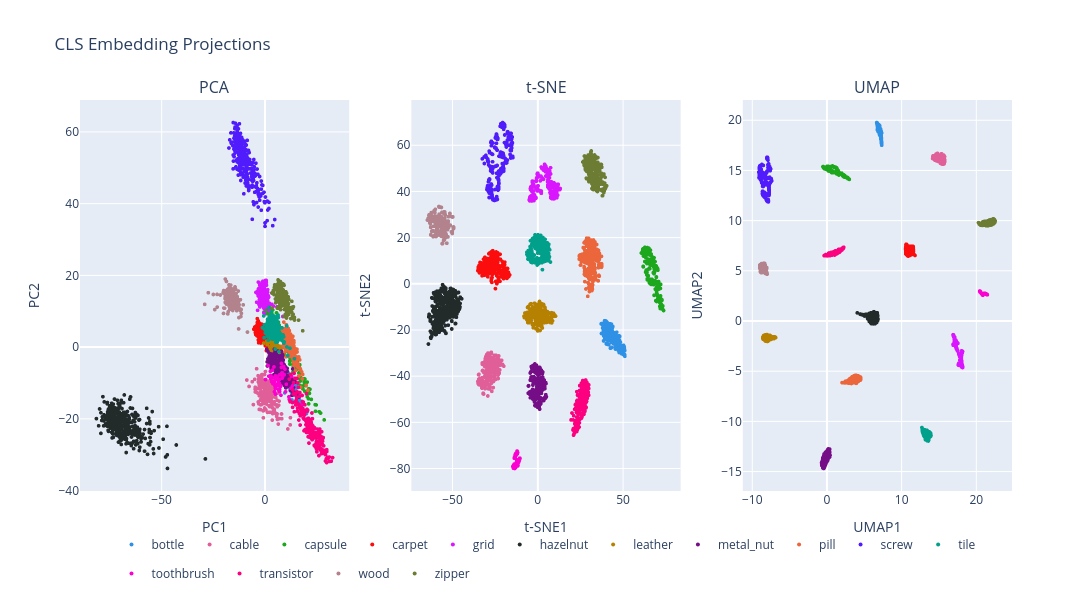

Write notebook code for a chart like this one.
### Code cell
pca_train = pca_2d[train_mask]
tsne_train = tsne_2d[train_mask]
umap_train = umap_2d[train_mask]

cls_fig = make_subplots(
    rows=1,
    cols=3,
    subplot_titles=("PCA", "t-SNE", "UMAP")
)

colors = px.colors.qualitative.Dark24

category_colors = {cat: colors[i % len(colors)] for i, cat in enumerate(categories)}
plot_meta = [("PCA", pca_train, 1), ("t-SNE", tsne_train, 2), ("UMAP", umap_train, 3)]

for idx, (method_name, coords, col) in enumerate(plot_meta):
    for category in categories:
        mask = train_meta["category"] == category

        cls_fig.add_trace(
            go.Scattergl(
                x=coords[mask, 0],
                y=coords[mask, 1],
                mode="markers",
                name=category,
                legendgroup=category,
                showlegend=(method_name == "PCA"),
                customdata=np.stack([
                    train_meta.loc[mask, "category"],
                    train_meta.loc[mask, "path"]
                ], axis=1),
                hovertemplate=(
                    "Category: %{customdata[0]}" +
                    "<br>Path: %{customdata[1]}" +
                    "<extra></extra>"
                ),
                marker=dict(
                    size=4,
                    color=category_colors[category]
                    )
            ),
            row=1,
            col=col
        )

cls_fig.update_xaxes(title_text="PC1", row=1, col=1)
cls_fig.update_yaxes(title_text="PC2", row=1, col=1)

cls_fig.update_xaxes(title_text="t-SNE1", row=1, col=2)
cls_fig.update_yaxes(title_text="t-SNE2", row=1, col=2)

cls_fig.update_xaxes(title_text="UMAP1", row=1, col=3)
cls_fig.update_yaxes(title_text="UMAP2", row=1, col=3)

cls_fig.update_layout(
    title="CLS Embedding Projections",
    width=1600, height=600,
    legend=dict(
        orientation="h",
        yanchor="top",
        y=-0.1,
        xanchor="center",
        x=0.5
    )
)

cls_fig.show()
cls_fig.write_image(IMAGE_DIR / "cls_embedding_comparison.svg")

### Figure 1 — Plotly figure (JSON) as saved in the notebook; plotly's stock layout.template omitted (floating-point values rounded to 4 significant figures; data arrays with more than 128 entries replaced by an {"elided": "..."} marker saying what was removed)
{"data": [{"customdata": {"elided": "209x2 str values"}, "hovertemplate": "Category: %{customdata[0]}<br>Path: %{customdata[1]}<extra></extra>", "legendgroup": "bottle", "marker": {"color": "#2E91E5", "size": 4}, "mode": "markers", "name": "bottle", "showlegend": true, "type": "scattergl", "x": {"elided": "209 float values"}, "xaxis": "x", "y": {"elided": "209 float values"}, "yaxis": "y"}, {"customdata": {"elided": "224x2 str values"}, "hovertemplate": "Category: %{customdata[0]}<br>Path: %{customdata[1]}<extra></extra>", "legendgroup": "cable", "marker": {"color": "#E15F99", "size": 4}, "mode": "markers", "name": "cable", "showlegend": true, "type": "scattergl", "x": {"elided": "224 float values"}, "xaxis": "x", "y": {"elided": "224 float values"}, "yaxis": "y"}, {"customdata": {"elided": "219x2 str values"}, "hovertemplate": "Category: %{customdata[0]}<br>Path: %{customdata[1]}<extra></extra>", "legendgroup": "capsule", "marker": {"color": "#1CA71C", "size": 4}, "mode": "markers", "name": "capsule", "showlegend": true, "type": "scattergl", "x": {"elided": "219 float values"}, "xaxis": "x", "y": {"elided": "219 float values"}, "yaxis": "y"}, {"customdata": {"elided": "280x2 str values"}, "hovertemplate": "Category: %{customdata[0]}<br>Path: %{customdata[1]}<extra></extra>", "legendgroup": "carpet", "marker": {"color": "#FB0D0D", "size": 4}, "mode": "markers", "name": "carpet", "showlegend": true, "type": "scattergl", "x": {"elided": "280 float values"}, "xaxis": "x", "y": {"elided": "280 float values"}, "yaxis": "y"}, {"customdata": {"elided": "264x2 str values"}, "hovertemplate": "Category: %{customdata[0]}<br>Path: %{customdata[1]}<extra></extra>", "legendgroup": "grid", "marker": {"color": "#DA16FF", "size": 4}, "mode": "markers", "name": "grid", "showlegend": true, "type": "scattergl", "x": {"elided": "264 float values"}, "xaxis": "x", "y": {"elided": "264 float values"}, "yaxis": "y"}, {"customdata": {"elided": "391x2 str values"}, "hovertemplate": "Category: %{customdata[0]}<br>Path: %{customdata[1]}<extra></extra>", "legendgroup": "hazelnut", "marker": {"color": "#222A2A", "size": 4}, "mode": "markers", "name": "hazelnut", "showlegend": true, "type": "scattergl", "x": {"elided": "391 float values"}, "xaxis": "x", "y": {"elided": "391 float values"}, "yaxis": "y"}, {"customdata": {"elided": "245x2 str values"}, "hovertemplate": "Category: %{customdata[0]}<br>Path: %{customdata[1]}<extra></extra>", "legendgroup": "leather", "marker": {"color": "#B68100", "size": 4}, "mode": "markers", "name": "leather", "showlegend": true, "type": "scattergl", "x": {"elided": "245 float values"}, "xaxis": "x", "y": {"elided": "245 float values"}, "yaxis": "y"}, {"customdata": {"elided": "220x2 str values"}, "hovertemplate": "Category: %{customdata[0]}<br>Path: %{customdata[1]}<extra></extra>", "legendgroup": "metal_nut", "marker": {"color": "#750D86", "size": 4}, "mode": "markers", "name": "metal_nut", "showlegend": true, "type": "scattergl", "x": {"elided": "220 float values"}, "xaxis": "x", "y": {"elided": "220 float values"}, "yaxis": "y"}, {"customdata": {"elided": "267x2 str values"}, "hovertemplate": "Category: %{customdata[0]}<br>Path: %{customdata[1]}<extra></extra>", "legendgroup": "pill", "marker": {"color": "#EB663B", "size": 4}, "mode": "markers", "name": "pill", "showlegend": true, "type": "scattergl", "x": {"elided": "267 float values"}, "xaxis": "x", "y": {"elided": "267 float values"}, "yaxis": "y"}, {"customdata": {"elided": "320x2 str values"}, "hovertemplate": "Category: %{customdata[0]}<br>Path: %{customdata[1]}<extra></extra>", "legendgroup": "screw", "marker": {"color": "#511CFB", "size": 4}, "mode": "markers", "name": "screw", "showlegend": true, "type": "scattergl", "x": {"elided": "320 float values"}, "xaxis": "x", "y": {"elided": "320 float values"}, "yaxis": "y"}, {"customdata": {"elided": "230x2 str values"}, "hovertemplate": "Category: %{customdata[0]}<br>Path: %{customdata[1]}<extra></extra>", "legendgroup": "tile", "marker": {"color": "#00A08B", "size": 4}, "mode": "markers", "name": "tile", "showlegend": true, "type": "scattergl", "x": {"elided": "230 float values"}, "xaxis": "x", "y": {"elided": "230 float values"}, "yaxis": "y"}, {"customdata": [["toothbrush", "data/mvtec_ad/toothbrush/train/good/008.png"], ["toothbrush", "data/mvtec_ad/toothbrush/train/good/045.png"], ["toothbrush", "data/mvtec_ad/toothbrush/train/good/040.png"], ["toothbrush", "data/mvtec_ad/toothbrush/train/good/005.png"], ["toothbrush", "data/mvtec_ad/toothbrush/train/good/059.png"], ["toothbrush", "data/mvtec_ad/toothbrush/train/good/019.png"], ["toothbrush", "data/mvtec_ad/toothbrush/train/good/006.png"], ["toothbrush", "data/mvtec_ad/toothbrush/train/good/031.png"], ["toothbrush", "data/mvtec_ad/toothbrush/train/good/051.png"], ["toothbrush", "data/mvtec_ad/toothbrush/train/good/033.png"], ["toothbrush", "data/mvtec_ad/toothbrush/train/good/013.png"], ["toothbrush", "data/mvtec_ad/toothbrush/train/good/036.png"], ["toothbrush", "data/mvtec_ad/toothbrush/train/good/038.png"], ["toothbrush", "data/mvtec_ad/toothbrush/train/good/002.png"], ["toothbrush", "data/mvtec_ad/toothbrush/train/good/028.png"], ["toothbrush", "data/mvtec_ad/toothbrush/train/good/046.png"], ["toothbrush", "data/mvtec_ad/toothbrush/train/good/049.png"], ["toothbrush", "data/mvtec_ad/toothbrush/train/good/001.png"], ["toothbrush", "data/mvtec_ad/toothbrush/train/good/017.png"], ["toothbrush", "data/mvtec_ad/toothbrush/train/good/056.png"], ["toothbrush", "data/mvtec_ad/toothbrush/train/good/037.png"], ["toothbrush", "data/mvtec_ad/toothbrush/train/good/035.png"], ["toothbrush", "data/mvtec_ad/toothbrush/train/good/016.png"], ["toothbrush", "data/mvtec_ad/toothbrush/train/good/020.png"], ["toothbrush", "data/mvtec_ad/toothbrush/train/good/052.png"], ["toothbrush", "data/mvtec_ad/toothbrush/train/good/003.png"], ["toothbrush", "data/mvtec_ad/toothbrush/train/good/018.png"], ["toothbrush", "data/mvtec_ad/toothbrush/train/good/043.png"], ["toothbrush", "data/mvtec_ad/toothbrush/train/good/034.png"], ["toothbrush", "data/mvtec_ad/toothbrush/train/good/057.png"], ["toothbrush", "data/mvtec_ad/toothbrush/train/good/007.png"], ["toothbrush", "data/mvtec_ad/toothbrush/train/good/044.png"], ["toothbrush", "data/mvtec_ad/toothbrush/train/good/025.png"], ["toothbrush", "data/mvtec_ad/toothbrush/train/good/030.png"], ["toothbrush", "data/mvtec_ad/toothbrush/train/good/053.png"], ["toothbrush", "data/mvtec_ad/toothbrush/train/good/058.png"], ["toothbrush", "data/mvtec_ad/toothbrush/train/good/032.png"], ["toothbrush", "data/mvtec_ad/toothbrush/train/good/055.png"], ["toothbrush", "data/mvtec_ad/toothbrush/train/good/027.png"], ["toothbrush", "data/mvtec_ad/toothbrush/train/good/012.png"], ["toothbrush", "data/mvtec_ad/toothbrush/train/good/022.png"], ["toothbrush", "data/mvtec_ad/toothbrush/train/good/000.png"], ["toothbrush", "data/mvtec_ad/toothbrush/train/good/050.png"], ["toothbrush", "data/mvtec_ad/toothbrush/train/good/048.png"], ["toothbrush", "data/mvtec_ad/toothbrush/train/good/023.png"], ["toothbrush", "data/mvtec_ad/toothbrush/train/good/014.png"], ["toothbrush", "data/mvtec_ad/toothbrush/train/good/026.png"], ["toothbrush", "data/mvtec_ad/toothbrush/train/good/029.png"], ["toothbrush", "data/mvtec_ad/toothbrush/train/good/054.png"], ["toothbrush", "data/mvtec_ad/toothbrush/train/good/024.png"], ["toothbrush", "data/mvtec_ad/toothbrush/train/good/010.png"], ["toothbrush", "data/mvtec_ad/toothbrush/train/good/042.png"], ["toothbrush", "data/mvtec_ad/toothbrush/train/good/009.png"], ["toothbrush", "data/mvtec_ad/toothbrush/train/good/039.png"], ["toothbrush", "data/mvtec_ad/toothbrush/train/good/041.png"], ["toothbrush", "data/mvtec_ad/toothbrush/train/good/047.png"], ["toothbrush", "data/mvtec_ad/toothbrush/train/good/011.png"], ["toothbrush", "data/mvtec_ad/toothbrush/train/good/015.png"], ["toothbrush", "data/mvtec_ad/toothbrush/train/good/021.png"], ["toothbrush", "data/mvtec_ad/toothbrush/train/good/004.png"]], "hovertemplate": "Category: %{customdata[0]}<br>Path: %{customdata[1]}<extra></extra>", "legendgroup": "toothbrush", "marker": {"color": "#FB00D1", "size": 4}, "mode": "markers", "name": "toothbrush", "showlegend": true, "type": "scattergl", "x": [7.563, 7.825, 3.301, 8.457, 6.445, 10.42, 7.082, 6.805, 6.582, 5.13, 9.42, 4.951, 4.608, 11.7, 6.208, 7.155, 8.774, 9.097, 11.83, 4.924, 5.171, 5.443, 17.73, 5.956, 6.621, 13.42, 7.182, 4.434, 4.423, 7.136, 9.773, 2.795, 7.276, 0.3443, 5.244, 3.957, 1.595, 8.588, 3.69, 12.57, 2.711, 8.05, 6.462, 8.063, 5.886, 10.05, 1.936, 2.937, 4.678, 3.006, 7.789, 6.161, 8.048, 5.186, 7.538, 5.129, 8.326, 7.768, 6.012, 12.95], "xaxis": "x", "y": [-10.85, -13.41, -9.64, -8.639, -9.251, -10.36, -10.1, -12.02, -9.373, -11.53, -7.691, -10.84, -9.635, -13.85, -10.53, -11.82, -7.492, -5.395, -14.55, -8.616, -11.4, -10.54, -16.08, -8.813, -9.961, -10.83, -8.945, -5.523, -8.577, -12.43, -6.152, -7.915, -7.679, -9.039, -9.083, -10.2, -5.155, -8.284, -6.421, -11.49, -6.743, -5.667, -11.7, -7.767, -10.32, -12.46, -8.113, -8.827, -12.44, -8.076, -7.65, -8.17, -4.533, -13.12, -11.0, -7.988, -7.135, -10.77, -10.67, -8.166], "yaxis": "y"}, {"customdata": {"elided": "213x2 str values"}, "hovertemplate": "Category: %{customdata[0]}<br>Path: %{customdata[1]}<extra></extra>", "legendgroup": "transistor", "marker": {"color": "#FC0080", "size": 4}, "mode": "markers", "name": "transistor", "showlegend": true, "type": "scattergl", "x": {"elided": "213 float values"}, "xaxis": "x", "y": {"elided": "213 float values"}, "yaxis": "y"}, {"customdata": {"elided": "247x2 str values"}, "hovertemplate": "Category: %{customdata[0]}<br>Path: %{customdata[1]}<extra></extra>", "legendgroup": "wood", "marker": {"color": "#B2828D", "size": 4}, "mode": "markers", "name": "wood", "showlegend": true, "type": "scattergl", "x": {"elided": "247 float values"}, "xaxis": "x", "y": {"elided": "247 float values"}, "yaxis": "y"}, {"customdata": {"elided": "240x2 str values"}, "hovertemplate": "Category: %{customdata[0]}<br>Path: %{customdata[1]}<extra></extra>", "legendgroup": "zipper", "marker": {"color": "#6C7C32", "size": 4}, "mode": "markers", "name": "zipper", "showlegend": true, "type": "scattergl", "x": {"elided": "240 float values"}, "xaxis": "x", "y": {"elided": "240 float values"}, "yaxis": "y"}, {"customdata": {"elided": "209x2 str values"}, "hovertemplate": "Category: %{customdata[0]}<br>Path: %{customdata[1]}<extra></extra>", "legendgroup": "bottle", "marker": {"color": "#2E91E5", "size": 4}, "mode": "markers", "name": "bottle", "showlegend": false, "type": "scattergl", "x": {"elided": "209 float values"}, "xaxis": "x2", "y": {"elided": "209 float values"}, "yaxis": "y2"}, {"customdata": {"elided": "224x2 str values"}, "hovertemplate": "Category: %{customdata[0]}<br>Path: %{customdata[1]}<extra></extra>", "legendgroup": "cable", "marker": {"color": "#E15F99", "size": 4}, "mode": "markers", "name": "cable", "showlegend": false, "type": "scattergl", "x": {"elided": "224 float values"}, "xaxis": "x2", "y": {"elided": "224 float values"}, "yaxis": "y2"}, {"customdata": {"elided": "219x2 str values"}, "hovertemplate": "Category: %{customdata[0]}<br>Path: %{customdata[1]}<extra></extra>", "legendgroup": "capsule", "marker": {"color": "#1CA71C", "size": 4}, "mode": "markers", "name": "capsule", "showlegend": false, "type": "scattergl", "x": {"elided": "219 float values"}, "xaxis": "x2", "y": {"elided": "219 float values"}, "yaxis": "y2"}, {"customdata": {"elided": "280x2 str values"}, "hovertemplate": "Category: %{customdata[0]}<br>Path: %{customdata[1]}<extra></extra>", "legendgroup": "carpet", "marker": {"color": "#FB0D0D", "size": 4}, "mode": "markers", "name": "carpet", "showlegend": false, "type": "scattergl", "x": {"elided": "280 float values"}, "xaxis": "x2", "y": {"elided": "280 float values"}, "yaxis": "y2"}, {"customdata": {"elided": "264x2 str values"}, "hovertemplate": "Category: %{customdata[0]}<br>Path: %{customdata[1]}<extra></extra>", "legendgroup": "grid", "marker": {"color": "#DA16FF", "size": 4}, "mode": "markers", "name": "grid", "showlegend": false, "type": "scattergl", "x": {"elided": "264 float values"}, "xaxis": "x2", "y": {"elided": "264 float values"}, "yaxis": "y2"}, {"customdata": {"elided": "391x2 str values"}, "hovertemplate": "Category: %{customdata[0]}<br>Path: %{customdata[1]}<extra></extra>", "legendgroup": "hazelnut", "marker": {"color": "#222A2A", "size": 4}, "mode": "markers", "name": "hazelnut", "showlegend": false, "type": "scattergl", "x": {"elided": "391 float values"}, "xaxis": "x2", "y": {"elided": "391 float values"}, "yaxis": "y2"}, {"customdata": {"elided": "245x2 str values"}, "hovertemplate": "Category: %{customdata[0]}<br>Path: %{customdata[1]}<extra></extra>", "legendgroup": "leather", "marker": {"color": "#B68100", "size": 4}, "mode": "markers", "name": "leather", "showlegend": false, "type": "scattergl", "x": {"elided": "245 float values"}, "xaxis": "x2", "y": {"elided": "245 float values"}, "yaxis": "y2"}, {"customdata": {"elided": "220x2 str values"}, "hovertemplate": "Category: %{customdata[0]}<br>Path: %{customdata[1]}<extra></extra>", "legendgroup": "metal_nut", "marker": {"color": "#750D86", "size": 4}, "mode": "markers", "name": "metal_nut", "showlegend": false, "type": "scattergl", "x": {"elided": "220 float values"}, "xaxis": "x2", "y": {"elided": "220 float values"}, "yaxis": "y2"}, {"customdata": {"elided": "267x2 str values"}, "hovertemplate": "Category: %{customdata[0]}<br>Path: %{customdata[1]}<extra></extra>", "legendgroup": "pill", "marker": {"color": "#EB663B", "size": 4}, "mode": "markers", "name": "pill", "showlegend": false, "type": "scattergl", "x": {"elided": "267 float values"}, "xaxis": "x2", "y": {"elided": "267 float values"}, "yaxis": "y2"}, {"customdata": {"elided": "320x2 str values"}, "hovertemplate": "Category: %{customdata[0]}<br>Path: %{customdata[1]}<extra></extra>", "legendgroup": "screw", "marker": {"color": "#511CFB", "size": 4}, "mode": "markers", "name": "screw", "showlegend": false, "type": "scattergl", "x": {"elided": "320 float values"}, "xaxis": "x2", "y": {"elided": "320 float values"}, "yaxis": "y2"}, {"customdata": {"elided": "230x2 str values"}, "hovertemplate": "Category: %{customdata[0]}<br>Path: %{customdata[1]}<extra></extra>", "legendgroup": "tile", "marker": {"color": "#00A08B", "size": 4}, "mode": "markers", "name": "tile", "showlegend": false, "type": "scattergl", "x": {"elided": "230 float values"}, "xaxis": "x2", "y": {"elided": "230 float values"}, "yaxis": "y2"}, {"customdata": [["toothbrush", "data/mvtec_ad/toothbrush/train/good/008.png"], ["toothbrush", "data/mvtec_ad/toothbrush/train/good/045.png"], ["toothbrush", "data/mvtec_ad/toothbrush/train/good/040.png"], ["toothbrush", "data/mvtec_ad/toothbrush/train/good/005.png"], ["toothbrush", "data/mvtec_ad/toothbrush/train/good/059.png"], ["toothbrush", "data/mvtec_ad/toothbrush/train/good/019.png"], ["toothbrush", "data/mvtec_ad/toothbrush/train/good/006.png"], ["toothbrush", "data/mvtec_ad/toothbrush/train/good/031.png"], ["toothbrush", "data/mvtec_ad/toothbrush/train/good/051.png"], ["toothbrush", "data/mvtec_ad/toothbrush/train/good/033.png"], ["toothbrush", "data/mvtec_ad/toothbrush/train/good/013.png"], ["toothbrush", "data/mvtec_ad/toothbrush/train/good/036.png"], ["toothbrush", "data/mvtec_ad/toothbrush/train/good/038.png"], ["toothbrush", "data/mvtec_ad/toothbrush/train/good/002.png"], ["toothbrush", "data/mvtec_ad/toothbrush/train/good/028.png"], ["toothbrush", "data/mvtec_ad/toothbrush/train/good/046.png"], ["toothbrush", "data/mvtec_ad/toothbrush/train/good/049.png"], ["toothbrush", "data/mvtec_ad/toothbrush/train/good/001.png"], ["toothbrush", "data/mvtec_ad/toothbrush/train/good/017.png"], ["toothbrush", "data/mvtec_ad/toothbrush/train/good/056.png"], ["toothbrush", "data/mvtec_ad/toothbrush/train/good/037.png"], ["toothbrush", "data/mvtec_ad/toothbrush/train/good/035.png"], ["toothbrush", "data/mvtec_ad/toothbrush/train/good/016.png"], ["toothbrush", "data/mvtec_ad/toothbrush/train/good/020.png"], ["toothbrush", "data/mvtec_ad/toothbrush/train/good/052.png"], ["toothbrush", "data/mvtec_ad/toothbrush/train/good/003.png"], ["toothbrush", "data/mvtec_ad/toothbrush/train/good/018.png"], ["toothbrush", "data/mvtec_ad/toothbrush/train/good/043.png"], ["toothbrush", "data/mvtec_ad/toothbrush/train/good/034.png"], ["toothbrush", "data/mvtec_ad/toothbrush/train/good/057.png"], ["toothbrush", "data/mvtec_ad/toothbrush/train/good/007.png"], ["toothbrush", "data/mvtec_ad/toothbrush/train/good/044.png"], ["toothbrush", "data/mvtec_ad/toothbrush/train/good/025.png"], ["toothbrush", "data/mvtec_ad/toothbrush/train/good/030.png"], ["toothbrush", "data/mvtec_ad/toothbrush/train/good/053.png"], ["toothbrush", "data/mvtec_ad/toothbrush/train/good/058.png"], ["toothbrush", "data/mvtec_ad/toothbrush/train/good/032.png"], ["toothbrush", "data/mvtec_ad/toothbrush/train/good/055.png"], ["toothbrush", "data/mvtec_ad/toothbrush/train/good/027.png"], ["toothbrush", "data/mvtec_ad/toothbrush/train/good/012.png"], ["toothbrush", "data/mvtec_ad/toothbrush/train/good/022.png"], ["toothbrush", "data/mvtec_ad/toothbrush/train/good/000.png"], ["toothbrush", "data/mvtec_ad/toothbrush/train/good/050.png"], ["toothbrush", "data/mvtec_ad/toothbrush/train/good/048.png"], ["toothbrush", "data/mvtec_ad/toothbrush/train/good/023.png"], ["toothbrush", "data/mvtec_ad/toothbrush/train/good/014.png"], ["toothbrush", "data/mvtec_ad/toothbrush/train/good/026.png"], ["toothbrush", "data/mvtec_ad/toothbrush/train/good/029.png"], ["toothbrush", "data/mvtec_ad/toothbrush/train/good/054.png"], ["toothbrush", "data/mvtec_ad/toothbrush/train/good/024.png"], ["toothbrush", "data/mvtec_ad/toothbrush/train/good/010.png"], ["toothbrush", "data/mvtec_ad/toothbrush/train/good/042.png"], ["toothbrush", "data/mvtec_ad/toothbrush/train/good/009.png"], ["toothbrush", "data/mvtec_ad/toothbrush/train/good/039.png"], ["toothbrush", "data/mvtec_ad/toothbrush/train/good/041.png"], ["toothbrush", "data/mvtec_ad/toothbrush/train/good/047.png"], ["toothbrush", "data/mvtec_ad/toothbrush/train/good/011.png"], ["toothbrush", "data/mvtec_ad/toothbrush/train/good/015.png"], ["toothbrush", "data/mvtec_ad/toothbrush/train/good/021.png"], ["toothbrush", "data/mvtec_ad/toothbrush/train/good/004.png"]], "hovertemplate": "Category: %{customdata[0]}<br>Path: %{customdata[1]}<extra></extra>", "legendgroup": "toothbrush", "marker": {"color": "#FB00D1", "size": 4}, "mode": "markers", "name": "toothbrush", "showlegend": false, "type": "scattergl", "x": [-12.8, -12.34, -11.58, -11.78, -10.79, -12.76, -13.2, -13.31, -11.15, -13.91, -11.99, -13.27, -13.79, -13.51, -13.6, -12.83, -10.26, -12.45, -13.01, -10.99, -13.28, -14.06, -11.89, -11.66, -11.92, -11.89, -13.09, -11.22, -14.36, -12.98, -12.22, -10.56, -11.56, -12.04, -11.35, -11.7, -11.81, -10.17, -14.16, -12.68, -14.09, -11.55, -11.53, -11.62, -13.59, -13.3, -14.09, -14.05, -12.64, -13.95, -12.41, -11.84, -12.11, -13.2, -13.16, -11.92, -12.24, -13.09, -13.98, -12.64], "xaxis": "x2", "y": [-74.47, -77.47, -78.38, -73.66, -76.82, -74.28, -75.47, -78.08, -76.76, -78.81, -73.62, -78.34, -79.6, -75.52, -78.1, -79.4, -75.51, -74.04, -74.01, -77.32, -79.96, -79.58, -72.44, -76.19, -78.08, -72.88, -75.52, -77.15, -79.1, -79.59, -73.78, -76.49, -76.54, -76.66, -78.56, -78.23, -76.23, -75.64, -79.15, -73.67, -79.22, -73.1, -78.87, -77.55, -79.56, -74.94, -79.14, -78.85, -79.46, -78.63, -74.24, -77.59, -73.9, -79.96, -79.43, -77.98, -73.96, -75.23, -79.89, -73.5], "yaxis": "y2"}, {"customdata": {"elided": "213x2 str values"}, "hovertemplate": "Category: %{customdata[0]}<br>Path: %{customdata[1]}<extra></extra>", "legendgroup": "transistor", "marker": {"color": "#FC0080", "size": 4}, "mode": "markers", "name": "transistor", "showlegend": false, "type": "scattergl", "x": {"elided": "213 float values"}, "xaxis": "x2", "y": {"elided": "213 float values"}, "yaxis": "y2"}, {"customdata": {"elided": "247x2 str values"}, "hovertemplate": "Category: %{customdata[0]}<br>Path: %{customdata[1]}<extra></extra>", "legendgroup": "wood", "marker": {"color": "#B2828D", "size": 4}, "mode": "markers", "name": "wood", "showlegend": false, "type": "scattergl", "x": {"elided": "247 float values"}, "xaxis": "x2", "y": {"elided": "247 float values"}, "yaxis": "y2"}, {"customdata": {"elided": "240x2 str values"}, "hovertemplate": "Category: %{customdata[0]}<br>Path: %{customdata[1]}<extra></extra>", "legendgroup": "zipper", "marker": {"color": "#6C7C32", "size": 4}, "mode": "markers", "name": "zipper", "showlegend": false, "type": "scattergl", "x": {"elided": "240 float values"}, "xaxis": "x2", "y": {"elided": "240 float values"}, "yaxis": "y2"}, {"customdata": {"elided": "209x2 str values"}, "hovertemplate": "Category: %{customdata[0]}<br>Path: %{customdata[1]}<extra></extra>", "legendgroup": "bottle", "marker": {"color": "#2E91E5", "size": 4}, "mode": "markers", "name": "bottle", "showlegend": false, "type": "scattergl", "x": {"elided": "209 float values"}, "xaxis": "x3", "y": {"elided": "209 float values"}, "yaxis": "y3"}, {"customdata": {"elided": "224x2 str values"}, "hovertemplate": "Category: %{customdata[0]}<br>Path: %{customdata[1]}<extra></extra>", "legendgroup": "cable", "marker": {"color": "#E15F99", "size": 4}, "mode": "markers", "name": "cable", "showlegend": false, "type": "scattergl", "x": {"elided": "224 float values"}, "xaxis": "x3", "y": {"elided": "224 float values"}, "yaxis": "y3"}, {"customdata": {"elided": "219x2 str values"}, "hovertemplate": "Category: %{customdata[0]}<br>Path: %{customdata[1]}<extra></extra>", "legendgroup": "capsule", "marker": {"color": "#1CA71C", "size": 4}, "mode": "markers", "name": "capsule", "showlegend": false, "type": "scattergl", "x": {"elided": "219 float values"}, "xaxis": "x3", "y": {"elided": "219 float values"}, "yaxis": "y3"}, {"customdata": {"elided": "280x2 str values"}, "hovertemplate": "Category: %{customdata[0]}<br>Path: %{customdata[1]}<extra></extra>", "legendgroup": "carpet", "marker": {"color": "#FB0D0D", "size": 4}, "mode": "markers", "name": "carpet", "showlegend": false, "type": "scattergl", "x": {"elided": "280 float values"}, "xaxis": "x3", "y": {"elided": "280 float values"}, "yaxis": "y3"}, {"customdata": {"elided": "264x2 str values"}, "hovertemplate": "Category: %{customdata[0]}<br>Path: %{customdata[1]}<extra></extra>", "legendgroup": "grid", "marker": {"color": "#DA16FF", "size": 4}, "mode": "markers", "name": "grid", "showlegend": false, "type": "scattergl", "x": {"elided": "264 float values"}, "xaxis": "x3", "y": {"elided": "264 float values"}, "yaxis": "y3"}, {"customdata": {"elided": "391x2 str values"}, "hovertemplate": "Category: %{customdata[0]}<br>Path: %{customdata[1]}<extra></extra>", "legendgroup": "hazelnut", "marker": {"color": "#222A2A", "size": 4}, "mode": "markers", "name": "hazelnut", "showlegend": false, "type": "scattergl", "x": {"elided": "391 float values"}, "xaxis": "x3", "y": {"elided": "391 float values"}, "yaxis": "y3"}, {"customdata": {"elided": "245x2 str values"}, "hovertemplate": "Category: %{customdata[0]}<br>Path: %{customdata[1]}<extra></extra>", "legendgroup": "leather", "marker": {"color": "#B68100", "size": 4}, "mode": "markers", "name": "leather", "showlegend": false, "type": "scattergl", "x": {"elided": "245 float values"}, "xaxis": "x3", "y": {"elided": "245 float values"}, "yaxis": "y3"}, {"customdata": {"elided": "220x2 str values"}, "hovertemplate": "Category: %{customdata[0]}<br>Path: %{customdata[1]}<extra></extra>", "legendgroup": "metal_nut", "marker": {"color": "#750D86", "size": 4}, "mode": "markers", "name": "metal_nut", "showlegend": false, "type": "scattergl", "x": {"elided": "220 float values"}, "xaxis": "x3", "y": {"elided": "220 float values"}, "yaxis": "y3"}, {"customdata": {"elided": "267x2 str values"}, "hovertemplate": "Category: %{customdata[0]}<br>Path: %{customdata[1]}<extra></extra>", "legendgroup": "pill", "marker": {"color": "#EB663B", "size": 4}, "mode": "markers", "name": "pill", "showlegend": false, "type": "scattergl", "x": {"elided": "267 float values"}, "xaxis": "x3", "y": {"elided": "267 float values"}, "yaxis": "y3"}, {"customdata": {"elided": "320x2 str values"}, "hovertemplate": "Category: %{customdata[0]}<br>Path: %{customdata[1]}<extra></extra>", "legendgroup": "screw", "marker": {"color": "#511CFB", "size": 4}, "mode": "markers", "name": "screw", "showlegend": false, "type": "scattergl", "x": {"elided": "320 float values"}, "xaxis": "x3", "y": {"elided": "320 float values"}, "yaxis": "y3"}, {"customdata": {"elided": "230x2 str values"}, "hovertemplate": "Category: %{customdata[0]}<br>Path: %{customdata[1]}<extra></extra>", "legendgroup": "tile", "marker": {"color": "#00A08B", "size": 4}, "mode": "markers", "name": "tile", "showlegend": false, "type": "scattergl", "x": {"elided": "230 float values"}, "xaxis": "x3", "y": {"elided": "230 float values"}, "yaxis": "y3"}, {"customdata": [["toothbrush", "data/mvtec_ad/toothbrush/train/good/008.png"], ["toothbrush", "data/mvtec_ad/toothbrush/train/good/045.png"], ["toothbrush", "data/mvtec_ad/toothbrush/train/good/040.png"], ["toothbrush", "data/mvtec_ad/toothbrush/train/good/005.png"], ["toothbrush", "data/mvtec_ad/toothbrush/train/good/059.png"], ["toothbrush", "data/mvtec_ad/toothbrush/train/good/019.png"], ["toothbrush", "data/mvtec_ad/toothbrush/train/good/006.png"], ["toothbrush", "data/mvtec_ad/toothbrush/train/good/031.png"], ["toothbrush", "data/mvtec_ad/toothbrush/train/good/051.png"], ["toothbrush", "data/mvtec_ad/toothbrush/train/good/033.png"], ["toothbrush", "data/mvtec_ad/toothbrush/train/good/013.png"], ["toothbrush", "data/mvtec_ad/toothbrush/train/good/036.png"], ["toothbrush", "data/mvtec_ad/toothbrush/train/good/038.png"], ["toothbrush", "data/mvtec_ad/toothbrush/train/good/002.png"], ["toothbrush", "data/mvtec_ad/toothbrush/train/good/028.png"], ["toothbrush", "data/mvtec_ad/toothbrush/train/good/046.png"], ["toothbrush", "data/mvtec_ad/toothbrush/train/good/049.png"], ["toothbrush", "data/mvtec_ad/toothbrush/train/good/001.png"], ["toothbrush", "data/mvtec_ad/toothbrush/train/good/017.png"], ["toothbrush", "data/mvtec_ad/toothbrush/train/good/056.png"], ["toothbrush", "data/mvtec_ad/toothbrush/train/good/037.png"], ["toothbrush", "data/mvtec_ad/toothbrush/train/good/035.png"], ["toothbrush", "data/mvtec_ad/toothbrush/train/good/016.png"], ["toothbrush", "data/mvtec_ad/toothbrush/train/good/020.png"], ["toothbrush", "data/mvtec_ad/toothbrush/train/good/052.png"], ["toothbrush", "data/mvtec_ad/toothbrush/train/good/003.png"], ["toothbrush", "data/mvtec_ad/toothbrush/train/good/018.png"], ["toothbrush", "data/mvtec_ad/toothbrush/train/good/043.png"], ["toothbrush", "data/mvtec_ad/toothbrush/train/good/034.png"], ["toothbrush", "data/mvtec_ad/toothbrush/train/good/057.png"], ["toothbrush", "data/mvtec_ad/toothbrush/train/good/007.png"], ["toothbrush", "data/mvtec_ad/toothbrush/train/good/044.png"], ["toothbrush", "data/mvtec_ad/toothbrush/train/good/025.png"], ["toothbrush", "data/mvtec_ad/toothbrush/train/good/030.png"], ["toothbrush", "data/mvtec_ad/toothbrush/train/good/053.png"], ["toothbrush", "data/mvtec_ad/toothbrush/train/good/058.png"], ["toothbrush", "data/mvtec_ad/toothbrush/train/good/032.png"], ["toothbrush", "data/mvtec_ad/toothbrush/train/good/055.png"], ["toothbrush", "data/mvtec_ad/toothbrush/train/good/027.png"], ["toothbrush", "data/mvtec_ad/toothbrush/train/good/012.png"], ["toothbrush", "data/mvtec_ad/toothbrush/train/good/022.png"], ["toothbrush", "data/mvtec_ad/toothbrush/train/good/000.png"], ["toothbrush", "data/mvtec_ad/toothbrush/train/good/050.png"], ["toothbrush", "data/mvtec_ad/toothbrush/train/good/048.png"], ["toothbrush", "data/mvtec_ad/toothbrush/train/good/023.png"], ["toothbrush", "data/mvtec_ad/toothbrush/train/good/014.png"], ["toothbrush", "data/mvtec_ad/toothbrush/train/good/026.png"], ["toothbrush", "data/mvtec_ad/toothbrush/train/good/029.png"], ["toothbrush", "data/mvtec_ad/toothbrush/train/good/054.png"], ["toothbrush", "data/mvtec_ad/toothbrush/train/good/024.png"], ["toothbrush", "data/mvtec_ad/toothbrush/train/good/010.png"], ["toothbrush", "data/mvtec_ad/toothbrush/train/good/042.png"], ["toothbrush", "data/mvtec_ad/toothbrush/train/good/009.png"], ["toothbrush", "data/mvtec_ad/toothbrush/train/good/039.png"], ["toothbrush", "data/mvtec_ad/toothbrush/train/good/041.png"], ["toothbrush", "data/mvtec_ad/toothbrush/train/good/047.png"], ["toothbrush", "data/mvtec_ad/toothbrush/train/good/011.png"], ["toothbrush", "data/mvtec_ad/toothbrush/train/good/015.png"], ["toothbrush", "data/mvtec_ad/toothbrush/train/good/021.png"], ["toothbrush", "data/mvtec_ad/toothbrush/train/good/004.png"]], "hovertemplate": "Category: %{customdata[0]}<br>Path: %{customdata[1]}<extra></extra>", "legendgroup": "toothbrush", "marker": {"color": "#FB00D1", "size": 4}, "mode": "markers", "name": "toothbrush", "showlegend": false, "type": "scattergl", "x": [21.37, 20.76, 20.76, 21.43, 20.89, 21.38, 21.17, 20.62, 20.92, 20.58, 21.43, 20.59, 20.52, 21.13, 20.6, 20.61, 20.97, 21.37, 21.41, 20.86, 20.56, 20.52, 21.54, 20.9, 20.77, 21.53, 21.16, 20.87, 20.56, 20.57, 21.41, 20.93, 20.87, 20.83, 20.75, 20.77, 20.9, 20.93, 20.55, 21.46, 20.56, 21.51, 20.71, 20.83, 20.55, 21.26, 20.53, 20.57, 20.59, 20.57, 21.38, 20.82, 21.4, 20.56, 20.57, 20.77, 21.39, 21.26, 20.53, 21.4], "xaxis": "x3", "y": [2.701, 2.779, 2.73, 2.647, 2.613, 2.685, 2.755, 2.907, 2.629, 2.944, 2.654, 2.922, 2.971, 2.762, 2.928, 2.87, 2.583, 2.69, 2.692, 2.658, 2.913, 2.982, 2.627, 2.627, 2.732, 2.616, 2.737, 2.647, 2.961, 2.907, 2.67, 2.604, 2.656, 2.691, 2.734, 2.727, 2.651, 2.574, 2.962, 2.652, 2.922, 2.615, 2.779, 2.677, 2.938, 2.742, 2.98, 2.944, 2.879, 2.94, 2.678, 2.695, 2.661, 2.911, 2.917, 2.715, 2.679, 2.729, 2.941, 2.688], "yaxis": "y3"}, {"customdata": {"elided": "213x2 str values"}, "hovertemplate": "Category: %{customdata[0]}<br>Path: %{customdata[1]}<extra></extra>", "legendgroup": "transistor", "marker": {"color": "#FC0080", "size": 4}, "mode": "markers", "name": "transistor", "showlegend": false, "type": "scattergl", "x": {"elided": "213 float values"}, "xaxis": "x3", "y": {"elided": "213 float values"}, "yaxis": "y3"}, {"customdata": {"elided": "247x2 str values"}, "hovertemplate": "Category: %{customdata[0]}<br>Path: %{customdata[1]}<extra></extra>", "legendgroup": "wood", "marker": {"color": "#B2828D", "size": 4}, "mode": "markers", "name": "wood", "showlegend": false, "type": "scattergl", "x": {"elided": "247 float values"}, "xaxis": "x3", "y": {"elided": "247 float values"}, "yaxis": "y3"}, {"customdata": {"elided": "240x2 str values"}, "hovertemplate": "Category: %{customdata[0]}<br>Path: %{customdata[1]}<extra></extra>", "legendgroup": "zipper", "marker": {"color": "#6C7C32", "size": 4}, "mode": "markers", "name": "zipper", "showlegend": false, "type": "scattergl", "x": {"elided": "240 float values"}, "xaxis": "x3", "y": {"elided": "240 float values"}, "yaxis": "y3"}], "layout": {"annotations": [{"font": {"size": 16}, "showarrow": false, "text": "PCA", "x": 0.1444, "xanchor": "center", "xref": "paper", "y": 1, "yanchor": "bottom", "yref": "paper"}, {"font": {"size": 16}, "showarrow": false, "text": "t-SNE", "x": 0.5, "xanchor": "center", "xref": "paper", "y": 1, "yanchor": "bottom", "yref": "paper"}, {"font": {"size": 16}, "showarrow": false, "text": "UMAP", "x": 0.8556, "xanchor": "center", "xref": "paper", "y": 1, "yanchor": "bottom", "yref": "paper"}], "height": 600, "legend": {"orientation": "h", "x": 0.5, "xanchor": "center", "y": -0.1, "yanchor": "top"}, "title": {"text": "CLS Embedding Projections"}, "width": 1600, "xaxis": {"anchor": "y", "domain": [0, 0.2889], "title": {"text": "PC1"}}, "xaxis2": {"anchor": "y2", "domain": [0.3556, 0.6444], "title": {"text": "t-SNE1"}}, "xaxis3": {"anchor": "y3", "domain": [0.7111, 1], "title": {"text": "UMAP1"}}, "yaxis": {"anchor": "x", "domain": [0, 1], "title": {"text": "PC2"}}, "yaxis2": {"anchor": "x2", "domain": [0, 1], "title": {"text": "t-SNE2"}}, "yaxis3": {"anchor": "x3", "domain": [0, 1], "title": {"text": "UMAP2"}}}}
